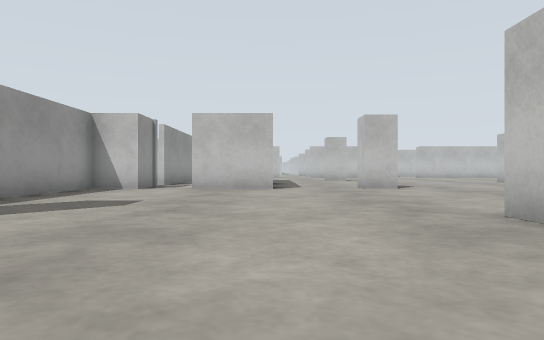
View 1 (above)

24 first-person views from a walk through a Gazebo world. The camera is 0.5 m above the floor, looks level and sees 70° across. The floor is counted in squares, 1 m on a side. Each view is taken from the middle of a square. On the plan, view 1 faces up. The plan holds only what a view shows up to about 9 squares ahead; the rest is blank. The place goes on beyond the plan.

View 2
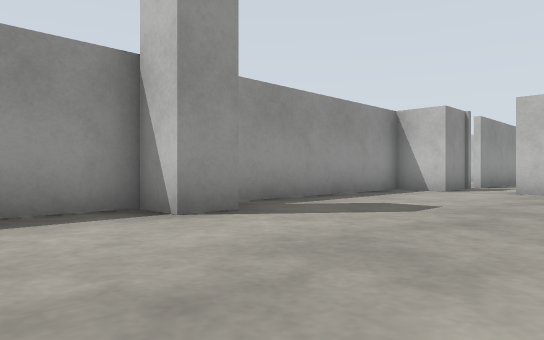

View 3
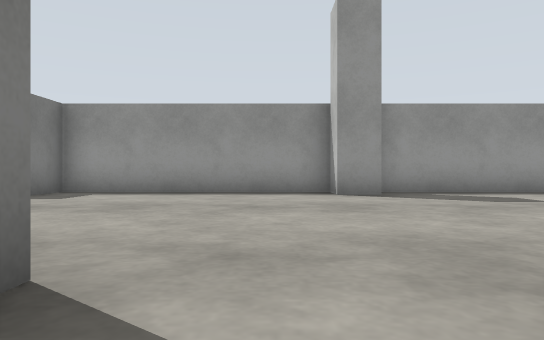

View 4
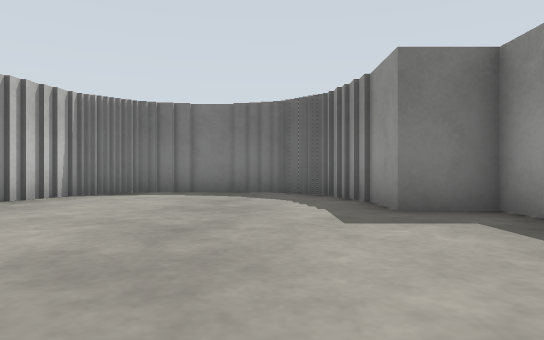

View 5
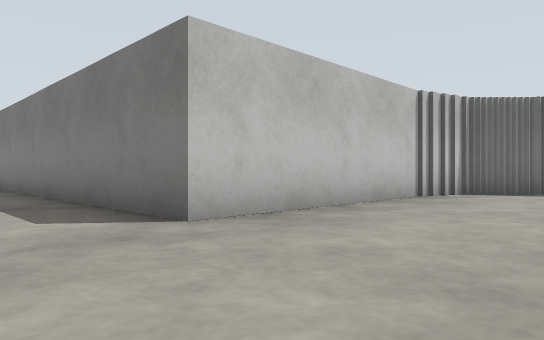

View 6
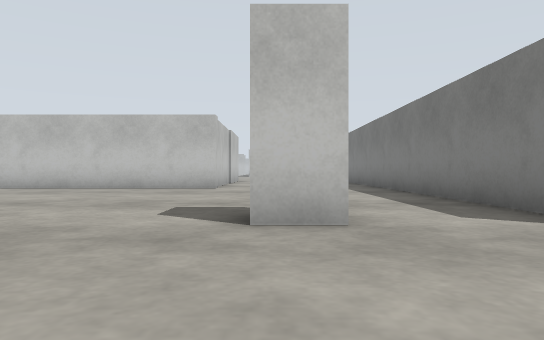

View 7
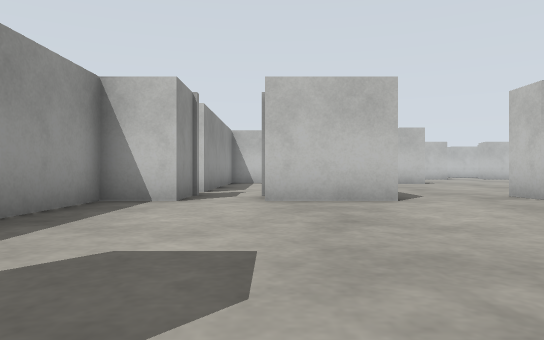

View 8
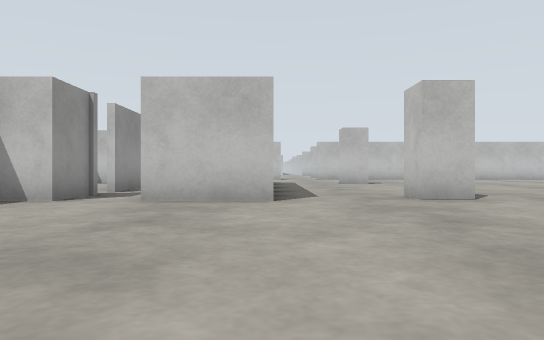

View 9
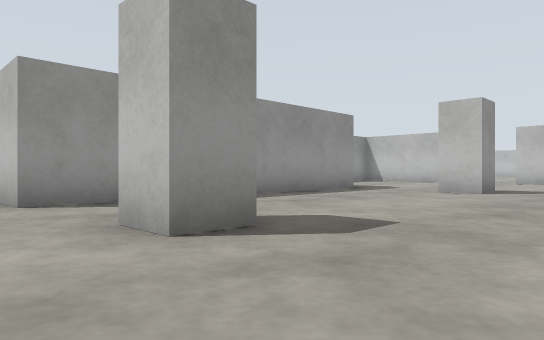

View 10
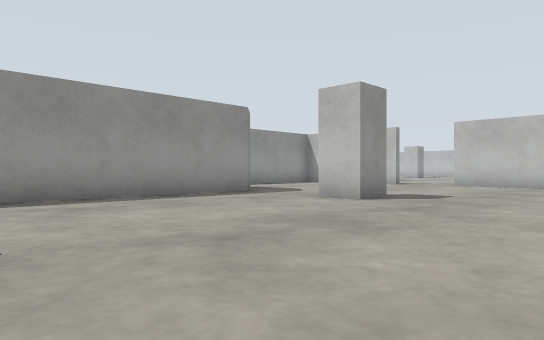

View 11
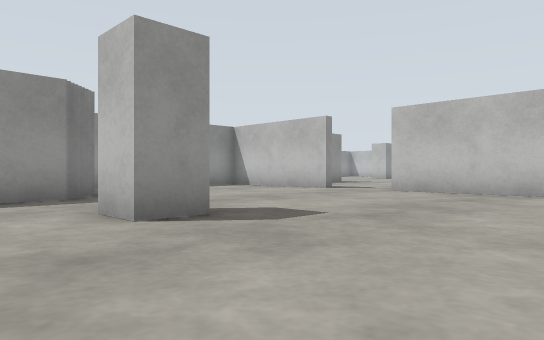

View 12
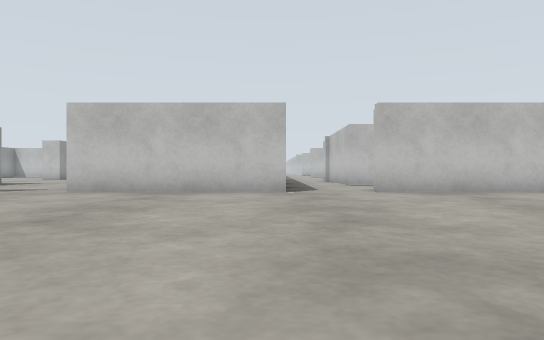

View 13
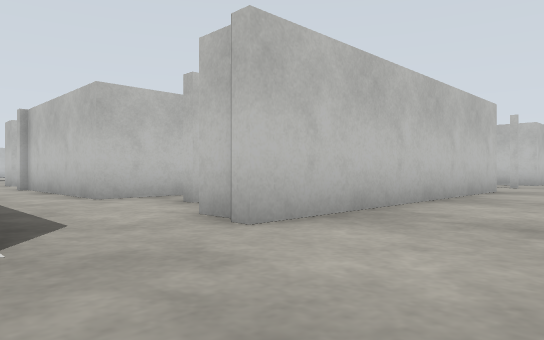

View 14
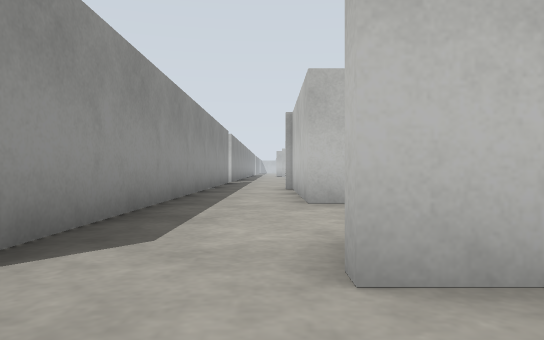

View 15
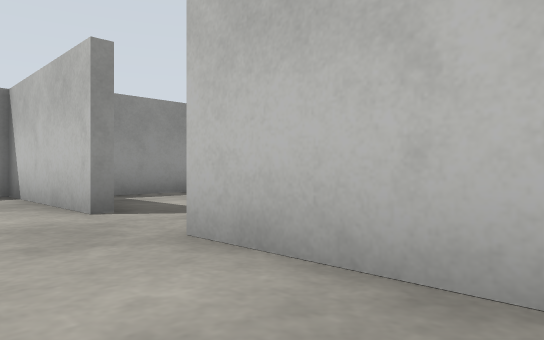

View 16
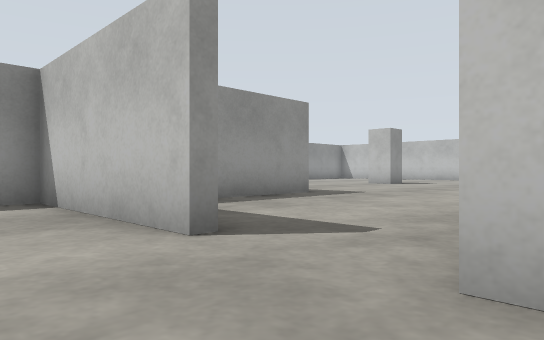

View 17
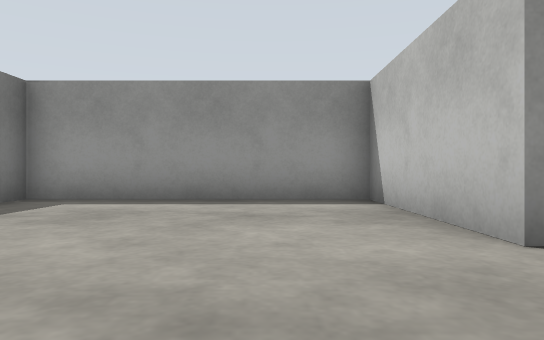

View 18
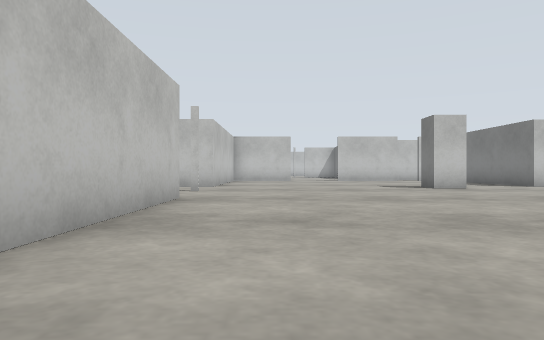

View 19
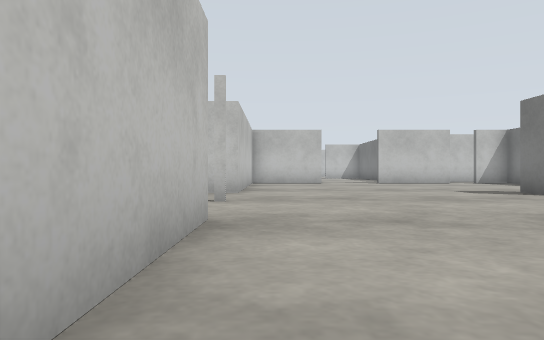

View 20
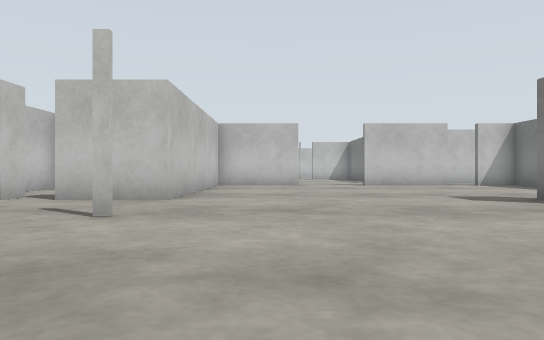

View 21
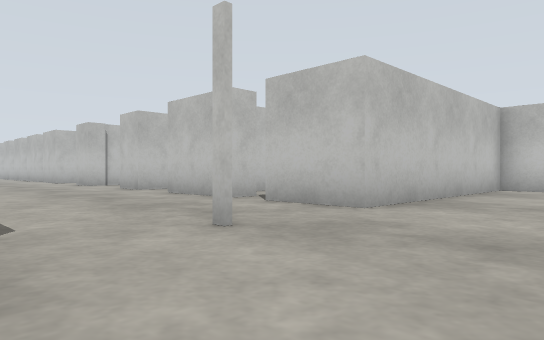

View 22
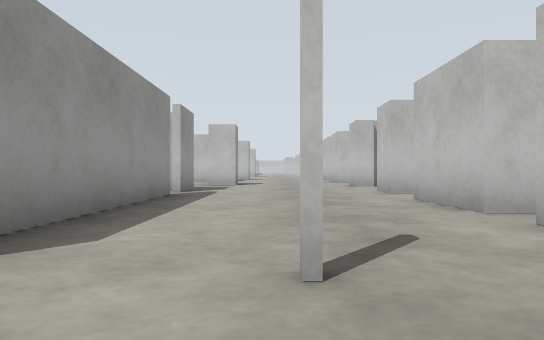

View 23
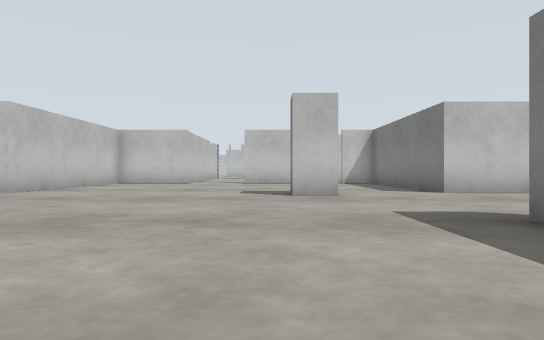

View 24
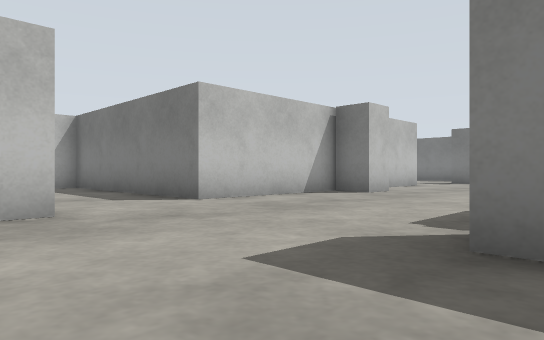

### Floor plan
Points are (right, up) in squares from view 1. A wall is a line through its corners. A room is listed if a view was taken in it or the views show most of it. See-through windows are left out.
Room 1 (views 1, 2, 3, 4, 5, 6, 7, 8, 9, 10, 11, 12, 13, 14, 15, 16, 17, 18, 19, 20, 21, 22, 23, 24)
walls: (3.4, 11.5) (3.4, 10.5) (2.5, 10.5) (2.5, 11.5); (3.4, 18.6) (3.4, 17.7) (2.5, 17.7); (16.4, 16.5) (16.9, 16.5); (0, 11.6) (0, 10.2) (-2.1, 10.2); (0, 18.2) (0, 13.1); (7.4, 24.6) (2.4, 24.6); (2.5, 3.2) (2.5, 4.2); (20.6, 10.8) (20.6, 11.4) (21.1, 11.4); (20.6, 17.6) (20.6, 18.6) (21.5, 18.6); (-3.5, 11.8) (-3.5, 10.2) (-4.8, 10.2) (-4.8, 4.4); (21.5, 11.8) (21.5, 15.2) (24.5, 15.2); (17, 24.6) (9.2, 24.6); (0.5, 24.6) (-3.5, 24.6) (-3.5, 18.9) (-2.9, 18.9); (-3.8, 4.2) (-3.8, 3.3) (-4.8, 3.3) (-4.8, -2.7) (-3.5, -2.7) (-3.5, -4.4); (2.2, -4.5) (2.2, 0.9) (9.8, 0.9); (21.5, 27.5) (21.5, 29.8); (24.5, 24.6) (21.5, 24.6) (21.5, 26.6); (2.1, -5.1) (2.1, -4.4); (16.9, 31) (16.9, 25.9); (1.9, -5.6) (1.9, -5); (-3.4, -4.4) (-3.4, -5.1); (0.1, -6.6) (0.8, -6.6); (-3.2, -5) (-3.2, -5.6); (-1.5, -6.8) (0.2, -6.8); (22.1, 31.3) (21.5, 31.3) (21.5, 32); (-2.1, -6.6) (-1.4, -6.6)
ways out: opening at (-3, 10.5); opening at (1.5, 25); opening at (8.5, 25); opening at (22, 27)

Where each view was taken, in squares from view 1:
view 1: 0 up, 0 right, facing up
view 2: 1 up, 0 right, facing up-left
view 3: 2 up, 4 right, facing left
view 4: 2 up, 2 left, facing down
view 5: 3 up, 1 left, facing down-right
view 6: 4 up, 1 left, facing right
view 7: 4 up, 2 left, facing up
view 8: 4 up, 0 right, facing up
view 9: 9 up, 6 right, facing up-left
view 10: 12 up, 7 right, facing up-left
view 11: 16 up, 7 right, facing up-left
view 12: 16 up, 7 right, facing up
view 13: 22 up, 7 right, facing up-right
view 14: 23 up, 9 right, facing up
view 15: 23 up, 5 right, facing up-left
view 16: 23 up, 3 right, facing up-left
view 17: 23 up, 3 right, facing left
view 18: 23 up, 10 right, facing right
view 19: 24 up, 13 right, facing right
view 20: 23 up, 15 right, facing right
view 21: 22 up, 17 right, facing up-right
view 22: 23 up, 19 right, facing up
view 23: 19 up, 13 right, facing right
view 24: 19 up, 16 right, facing down-right
